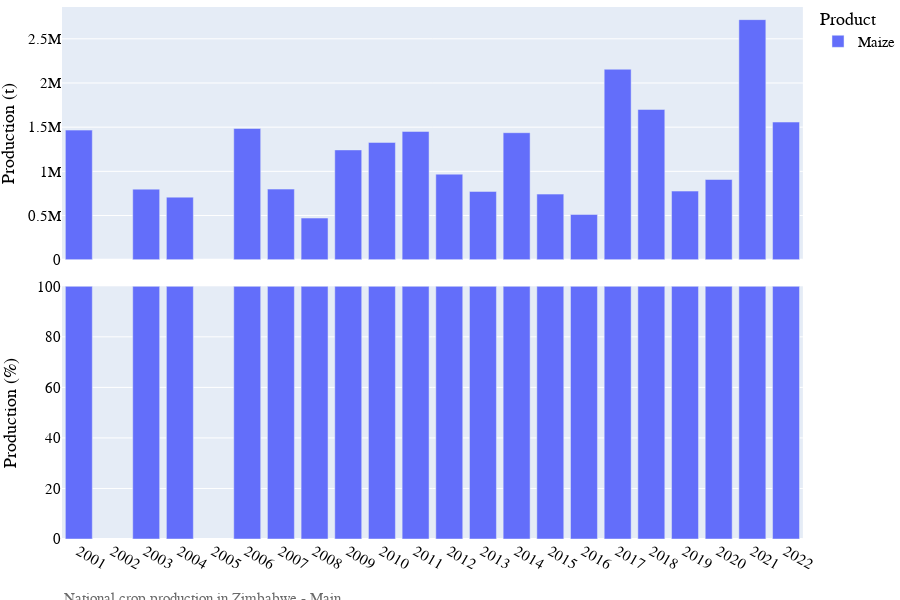

The code cell stored with this chart in its notebook:
### Markdown cell above
# Visualization of production data

### Code cell
# Bar chart of national crop production
country_iso, country_name = 'ZW', 'Zimbabwe'
df = pd.read_csv('../data/crop/adm_crop_production_%s.csv' % country_iso, index_col=0)
df['year'] = df['harvest_year']
year = [df['year'].min(), df['year'].max()]
product_order = ['Maize']
for season_name in ['Main']:
    footnote = 'National crop production in %s - %s' % (country_name, season_name)
    fn_save = '../figures/%s_bar_natgrainprod_%s.png' % (country_iso, season_name)
    sub = df[df['season_name'] == season_name]
    fig = PlotBarProduction(sub, year, product_order, footnote, fn_save)
    fig.show()

### Figure 1 — Plotly figure (JSON) as saved in the notebook; plotly's stock layout.template omitted (floating-point values rounded to 4 significant figures)
{"data": [{"alignmentgroup": "True", "hovertemplate": "product=Maize<br>season_name=Main<br>type=orig_unit<br>year=%{x}<br>value=%{y}<extra></extra>", "legendgroup": "Maize", "marker": {"color": "#636efa", "pattern": {"shape": ""}}, "name": "Maize", "offsetgroup": "Maize", "orientation": "v", "showlegend": true, "textposition": "auto", "type": "bar", "x": [2001, 2003, 2004, 2006, 2007, 2008, 2009, 2010, 2011, 2012, 2013, 2014, 2015, 2016, 2017, 2018, 2019, 2020, 2021, 2022], "xaxis": "x2", "y": [1466748, 798644, 708075, 1485000, 799000, 471152, 1242565, 1327572, 1451629, 968041, 772762, 1437508, 742226, 511816, 2155526, 1700702, 776635, 907629, 2717171, 1557933], "yaxis": "y2"}, {"alignmentgroup": "True", "hovertemplate": "product=Maize<br>season_name=Main<br>type=percent<br>year=%{x}<br>value=%{y}<extra></extra>", "legendgroup": "Maize", "marker": {"color": "#636efa", "pattern": {"shape": ""}}, "name": "Maize", "offsetgroup": "Maize", "orientation": "v", "showlegend": false, "textposition": "auto", "type": "bar", "x": [2001, 2003, 2004, 2006, 2007, 2008, 2009, 2010, 2011, 2012, 2013, 2014, 2015, 2016, 2017, 2018, 2019, 2020, 2021, 2022], "xaxis": "x", "y": [100, 100, 100, 100, 100, 100, 100, 100, 100, 100, 100, 100, 100, 100, 100, 100, 100, 100, 100, 100], "yaxis": "y"}], "layout": {"annotations": [{"showarrow": false, "text": "", "textangle": 90, "x": 0.98, "xanchor": "left", "xref": "paper", "y": 0.2375, "yanchor": "middle", "yref": "paper"}, {"showarrow": false, "text": "", "textangle": 90, "x": 0.98, "xanchor": "left", "xref": "paper", "y": 0.7625, "yanchor": "middle", "yref": "paper"}, {"align": "left", "font": {"color": "dimgrey", "family": "arial", "size": 15}, "showarrow": false, "text": "National crop production in Zimbabwe - Main", "x": 0, "xref": "paper", "y": -0.13, "yref": "paper"}], "barmode": "relative", "font": {"color": "black", "family": "arial", "size": 15}, "height": 600, "legend": {"title": {"text": "Product"}, "tracegroupgap": 0, "x": 1, "y": 1.01}, "margin": {"b": 0, "l": 0, "r": 0, "t": 0}, "width": 900, "xaxis": {"anchor": "y", "domain": [0, 0.98], "dtick": 1, "range": [2000.0, 2022.0], "title": {"text": ""}}, "xaxis2": {"anchor": "y2", "domain": [0, 0.98], "matches": "x", "showticklabels": false}, "yaxis": {"anchor": "x", "domain": [0, 0.475], "range": [0, 100], "title": {"text": "Production (%)"}}, "yaxis2": {"anchor": "x2", "domain": [0.525, 1], "title": {"text": "Production (t)"}}}}
